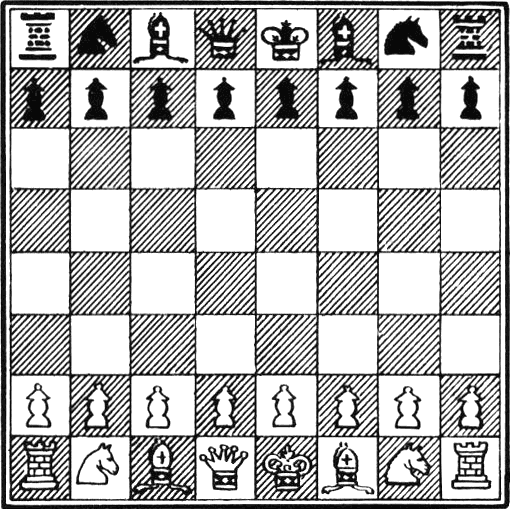
#> input picture data/images_1/chess_board.png, 510 x 509 px, found by its file name
$ jupyter execute --allow-errors 6_1_detecting_harris_coners.ipynb
#> lines starting #> are read from the running program, lines starting #| are printed output that depends on the picture; after the words box and inside, x2 and y2 are one past the last pixel; in counts of white or black regions, pixels touching at a corner belong together
##  Detecting Harris corners

The Harris is a detection algorithm

[cell 1]
import os
from pathlib import Path

# Função para detectar a raiz do projeto com base na presença de ".venv"
def find_project_root(max_depth=10):
    # Ativa autoreload para desenvolvimento dinâmico
#> called with max_depth = 10
    %load_ext autoreload
    %autoreload 2
    current = Path.cwd()
    for i in range(max_depth):
        if any((current / name).exists() for name in [".venv", "pyproject.toml", ".git"]):
            print(f"📁 Raiz do projeto encontrada: {current}")
            os.chdir(current)
            return current
        print(f"{i} - Subindo para: {current.parent}")
        current = current.parent
    raise RuntimeError("❌ Raiz do projeto não encontrada.")

#> (the rest of this cell did not finish here and is left out)

[cell 2]
# The Sobel operator detects edges by measuring horizontal and
 # vertical differences between pixel values in a neighborhood, and it does this using a kernel.

# The cv2.cornerHarris function uses a Sobel operator whose aperture is defined by this
#  parameter


import cv2
img = cv2.imread('data/images_1/chess_board.png')
#> img is the input picture: shape (509, 510, 3); min 8, max 255, mean 180.8
gray = cv2.cvtColor(img, cv2.COLOR_BGR2GRAY)

# Each value in this image represents a score for the corresponding pixel in the source image
dst = cv2.cornerHarris(src=gray, blockSize=2, ksize=23, k=0.04)
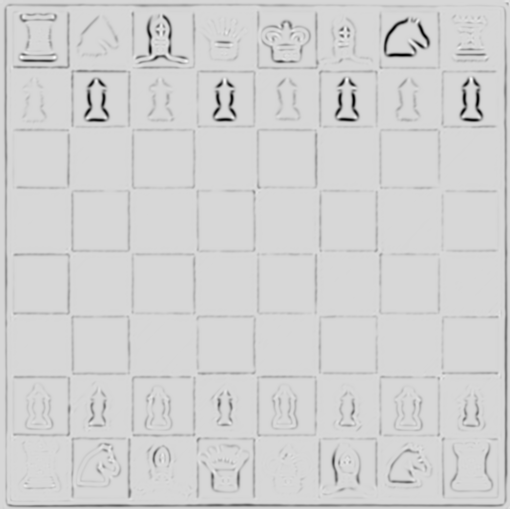
#> dst: shape (509, 510) float32; min -4.67e+20, max 8.68e+19, mean -1.17e+19; drawn with min black and max white
img[dst > 0.01 * dst.max()] = [0, 0, 255]
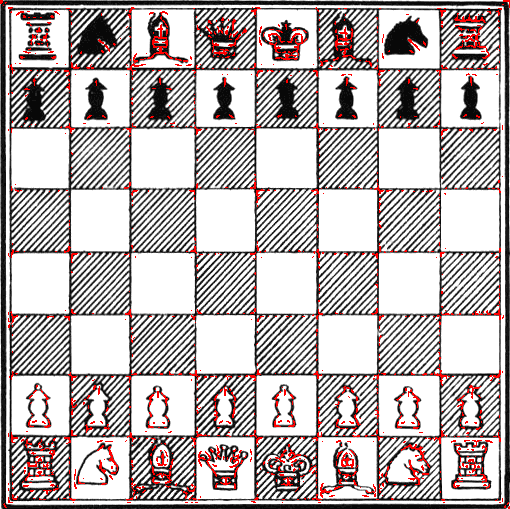
#> img: shape (509, 510, 3); 3.48% of pixels changed, all inside (x1, y1, x2, y2) = (0, 0, 510, 509)
cv2.imshow('corners', img)
cv2.waitKey()

## Detecting DoG features and extracting SIFT descriptors

[cell 3]
import cv2
img = cv2.imread('data/images_1/varese.jpg')
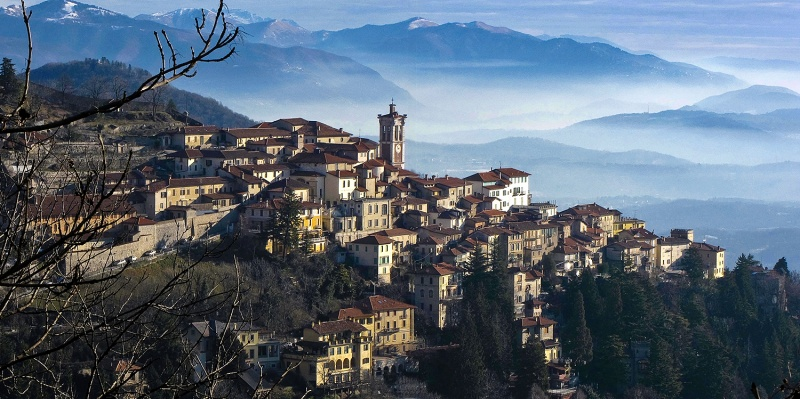
#> input picture data/images_1/varese.jpg, 800 x 399 px, found by its file name
#> img is the input picture: shape (399, 800, 3); mean B, G, R 117.7, 103.6, 90.3
gray = cv2.cvtColor(img, cv2.COLOR_BGR2GRAY)
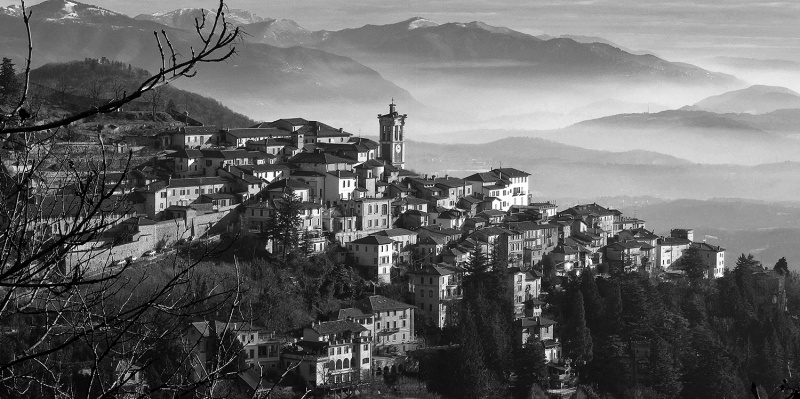
#> gray: shape (399, 800); min 0, max 255, mean 101.2
# sift = cv2.xfeatures2d.SIFT_create()
sift = cv2.SIFT_create()

keypoints, descriptors = sift.detectAndCompute(gray, None)
#> keypoints = 2060 keypoints; strongest (x, y, size): (261, 138, 1.9), (190, 162, 3.8), (578, 273, 2.5), (321, 339, 2.6)

cv2.drawKeypoints(img, keypoints, img, (51, 163, 236),
                cv2.DRAW_MATCHES_FLAGS_DRAW_RICH_KEYPOINTS)
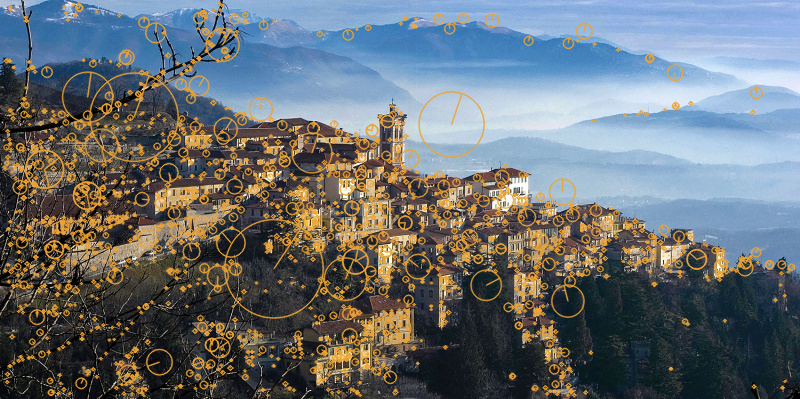
#> img: shape (399, 800, 3); 18.28% of pixels changed, all inside (x1, y1, x2, y2) = (1, 1, 796, 398)

cv2.imshow('sift_keypoints', img)
cv2.waitKey()
